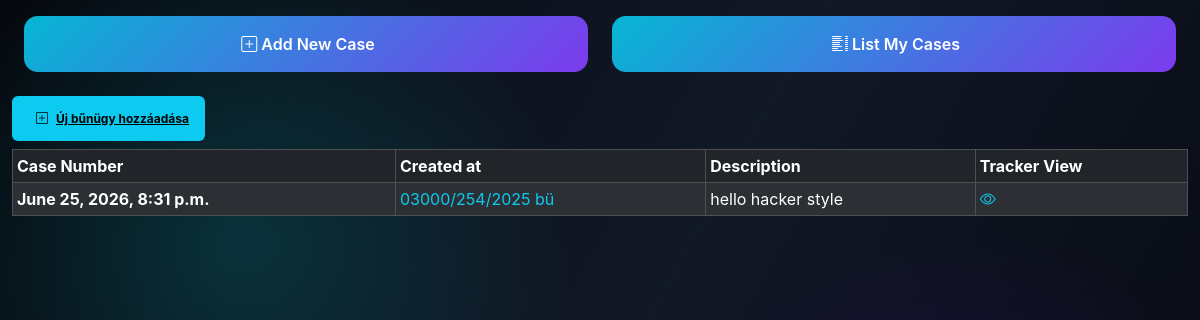
The app's page / (signed in), older data.
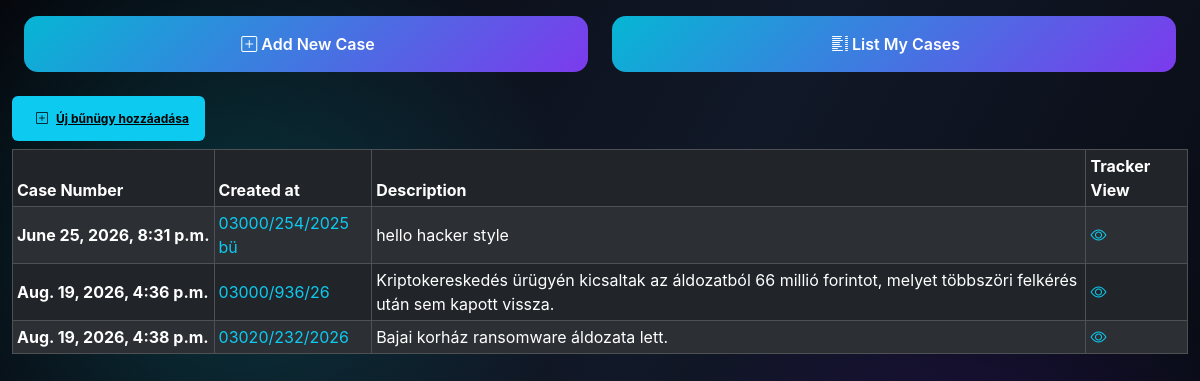
The same page, newer data.
### tracker/models.py (models this page shows)
class Case(models.Model):
    url_id = models.UUIDField(default=uuid.uuid4, editable=False)
    case_number = models.CharField(max_length=50, null=True, blank=True)
    description = models.TextField(null=True, blank=True)
    created = models.DateTimeField(auto_now_add=True)
    owner = models.ForeignKey(User, on_delete=models.CASCADE)

### tracker/views.py (the view)
# urls.py: path('',list_case_url_view,name='list_case_url_view'),
@login_required(login_url='/login')
def list_case_url_view(request):
    user = request.user
    objs = Case.objects.filter(owner=user)
    template = "tracker/list_case_url.html"
    context = {"objs": objs,"app_domain":APP_DOMAIN}
    return render(request, template, context)

### templates/tracker/list_case_url.html
{% extends 'main/base.html' %}
{% block content %}
{% include 'main/navbar.html' %}
    <a href="{% url 'create_case_view' %}" class="badge text-bg-info p-3 my-2"><i class="bi bi-plus-square p-1 m-1"></i>Új bűnügy hozzáadása</a>
<table class="table table-bordered table-hover table-sm align-middle table-dark table-striped" style="position:relative;max-width:100%">
<thead class="table-dark">
    <tr>
        <th>Case Number</th>
        <th>Created at</th>
        <th>Description</th>
        <th>Tracker View</th>
    </tr>
</thead>
<tbody>
    {% for obj in objs %}
    <tr>
        <td style="white-space:nowrap">
            <strong>{{ obj.created }}</strong>
        </td>
        <td>
            <a href="{% url 'show_trackers_view' case_id=obj.pk %}" style="text-decoration:none" class="text-info">
                    {{obj.case_number}}
            </a>
        </td>
        <td>{{obj.description}}</td>
        <td>
            <a href="{% url 'show_trackers_view' case_id=obj.pk %}" style="text-decoration:none" class="text-info">
                    <i class="bi bi-eye"></i>
            </a>
        </td>
    </tr>
    {% endfor %}
</tbody>
</table>
{% endblock content %}

### templates/main/base.html (shortened to what this page needs)
{% load static %}
<!doctype html>
<html lang="en">
  <head>
    <link href="https://cdn.jsdelivr.net/npm/bootstrap@5.3.8/dist/css/bootstrap.min.css" rel="stylesheet">
    <link rel="stylesheet" href="https://cdn.jsdelivr.net/npm/bootstrap-icons@1.13.1/font/bootstrap-icons.min.css"> <link rel="icon" type="image/x-icon" href="{% static 'img/favicon.png' %}">
    <link rel="stylesheet" href="{% static 'css/main.css' %}?v=1.2" />
  </head>
  <body>
    <div class="container-fluid">
    {% block content %}
    {% endblock content %}
    </div>
  </body>
</html>

### templates/main/navbar.html
<div class="container-fluid">
    <div class="row my-3">
        <div class="col-sm-12 col-md-6 col-lg-6 col-xl-6 d-flex justify-content-start"><a href="{% url 'create_case_view' %}" class="button"><i class="bi bi-plus-square m-1"></i>Add New Case</a></div>
        <div class="col-sm-12 col-md-6 col-lg-6 col-xl-6 d-flex justify-content-start"><a href="{% url 'list_case_url_view' %}" class="button"><i class="bi bi-list-columns m-1"></i>List My Cases</a></div>
    </div>
</div>

### static/css/main.css (style rules this page uses)
* { box-sizing: border-box; margin: 0; padding: 0; font-family: Inter, "Segoe UI", sans-serif; }
body { min-height: 100vh; height: auto; display: flex; align-items: flex-start; justify-content: center; overflow-x: hidden; overflow-y: auto; background: #05070d; color: white; background: radial-gradient(circle at 20% 30%, rgba(0,255,255,.15), transparent 30%), radial-gradient(circle at 80% 70%, rgba(120,0,255,.18), transparent 30%), linear-gradient(120deg, #05070d, #111827, #05070d); }
.button { width:100%; padding:16px; text-align:center; text-decoration:none; border:none; border-radius:14px; background:linear-gradient( 135deg, #06b6d4, #7c3aed ); color:white; font-size:16px; font-weight:600; cursor:pointer; transition:.3s; }

Row changes from the older to the newer data that the page shows:
added Case: created "Aug. 19, 2026, 4:36 p.m.", case_number "03000/936/26", description "Kriptokereskedés ürügyén kicsaltak az áldozatból 66 millió forintot, melyet többszöri felkérés után sem kapott vissza."
added Case: created "Aug. 19, 2026, 4:38 p.m.", case_number "03020/232/2026", description "Bajai korház ransomware áldozata lett."
